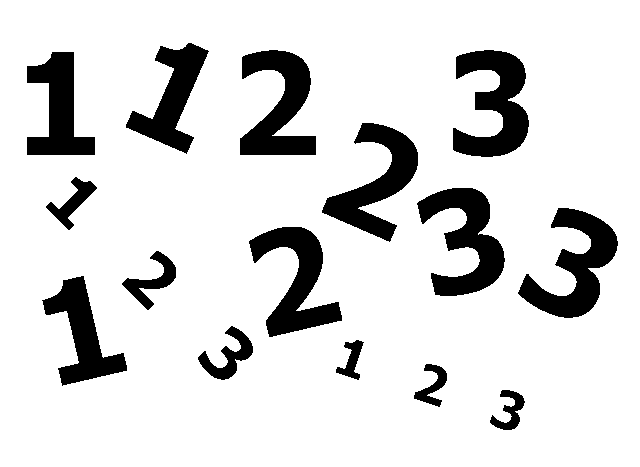
%> input picture Examples/123.bmp, 640 x 467 px
$ octave Bex_humoments.m   (GNU Octave 9; MATLAB toolbox functions it lacks are replaced by stand-ins)
%> lines starting %> are read from the running program, lines starting %| are printed output that depends on the picture; in (x1, y1, x2, y2) boxes, pixels count from 0 and x2, y2 are one past the last pixel; in counts of white or black regions, pixels touching at a corner belong together; the program's own positions count from 1
### FeatureExtraction/Bfx_geo.m
% [X,Xn] = Bfx_geo(R,options)
% [X,Xn] = Bfx_geo(L,options)
%
% Toolbox: Balu
%
%    Gemteric feature extraction.
%
%    This function calls gemetric feature extraction procedures of binary
%    image R or labelled image L.
%
%    X is the feature matrix (one feature per column, one sample per row),
%    Xn is the list with the names of these features (see Example
%    to see how it works).
%
%   Example 1: Extraction of one region image
%      b(1).name = 'hugeo';       b(1).options.show=1;         % Hu moments
%      b(2).name = 'flusser';     b(2).options.show=1;         % Flusser moments
%      b(3).name = 'fourierdes';  b(3).options.show=1;         % Fourier
%                                 b(3).options.Nfourierdes=12; % descriptors
%      options.b = b;
%      I = imread('testimg1.jpg');                             % input image
%      R = Bim_segbalu(I);                                     % segmentation
%      [X,Xn] = Bfx_geo(R,options);                            % geometric features
%      Bio_printfeatures(X,Xn)
%
%   Example 2: Extraction of multiple regions image
%      b(1).name = 'hugeo';       b(1).options.show=1;         % Hu moments
%      b(2).name = 'basicgeo';    b(2).options.show=1;         % basic geometric fetaures
%      b(3).name = 'fourierdes';  b(3).options.show=1;         % Fourier
%                                 b(3).options.Nfourierdes=12; % descriptors
%      options.b = b;
%      I = imread('rice.png');                                 % input image
%      [R,m] = Bim_segmowgli(I,ones(size(I)),40,1.5);          % segmentation
%      [X,Xn] = Bfx_geo(R,options);                            % geometric features
%      figure; hist(X(:,12));xlabel([Xn(12,:)])                % area histogramm
%      ii = find(abs(X(:,20))<15);                             % rice orientation
%      K = zeros(size(R));                                     % between -15 and 15 grad
%      for i=1:length(ii);K=or(K,R==ii(i));end
%      figure; imshow(K);title('abs(orientation)<15 grad')
%
%   See also Bfx_basicgeo, Bfx_hugeo, Bfx_flusser, Bfx_gupta,
%            Bfx_fitellipse, Bfx_fourierdes, Bfx_files.
%
% (c) D.Mery, PUC-DCC, 2010
% http://dmery.ing.puc.cl

function [X,Xn] = Bfx_geo(R,options)


if isempty(R)
    error('Bfx_geo: R is empty. Geometric features without segmentation has no sense.');
else
    b = options.b;
    n = length(b);
    m = int16(max(R(:)));
    X = [];
    for j=1:m
        Rj = R==j;
        Xj = [];
        Xnj = [];
        for i=1:n
            s = b(i).name;
            if sum(s(1:3)=='Bfx')~=3
                s = ['Bfx_' s];
            end
            if  ~exist(s,'file')
                error(sprintf('Bfx_geo: function %s does not exist.',b(i).name))
            end

            [Xi,Xni] = feval(s,Rj,b(i).options);
            Xj = [Xj Xi];
            Xnj = [Xnj; Xni];
        end
        X = [X;Xj];
    end
    Xn = Xnj;
end

### InputOutput/Bio_statusbar.m
%Display a status/progress bar and inform about the elapsed
%as well as the remaining time (linear estimation).
%
%Synopsis:
%
%  f = Bio_statusbar
%      Get all status/progress bar handles.
%
%  f = Bio_statusbar(title)
%      Create a new status/progress bar. If title is an empty
%      string, the default 'Progress ...' will be used.
%
%  f = Bio_statusbar(title,f)
%      Reset an existing status/progress bar or create a new
%      if the handle became invalid.
%
%  f = Bio_statusbar(done,f)
%      For 0 < done < 1, update the progress bar and the elap-
%      sed time. Estimate the remaining time until completion.
%      On user abort, return an empty handle.
%
%  v = Bio_statusbar('on')
%  v = Bio_statusbar('off')
%      Set default visibility for new statusbars and return
%      the previous setting.
%
%  v = Bio_statusbar('on',f)
%  v = Bio_statusbar('off',f)
%      Show or hide an existing statusbar and return the last
%      visibility setting.
%
%  delete(Bio_statusbar)
%      Remove all status/progress bars.
%
%  drawnow
%      Refresh all GUI windows.
%
% Example:
%     f=Bio_statusbar('Wait some seconds ...');
%     for p=0:0.01:1
%        pause(0.2);
%        if isempty(Bio_statusbar(p,f))
%           break;
%        end
%     end
%     if ishandle(f)
%        delete(f);
%     end
%
% Copyright (c) 2004, Marcel Leutenegger
% All rights reserved.
%
% Redistribution and use in source and binary forms, with or without
% modification, are permitted provided that the following conditions are
% met:
%
%     * Redistributions of source code must retain the above copyright
%       notice, this list of conditions and the following disclaimer.
%     * Redistributions in binary form must reproduce the above copyright
%       notice, this list of conditions and the following disclaimer in
%       the documentation and/or other materials provided with the distribution
%     * Neither the name of the Ecole Polytechnique F??d??rale de Lausanne,
%       Laboratoire d'Optique Biom??dicale nor the names
%       of its contributors may be used to endorse or promote products derived
%       from this software without specific prior written permission.
%
% THIS SOFTWARE IS PROVIDED BY THE COPYRIGHT HOLDERS AND CONTRIBUTORS "AS IS"
% AND ANY EXPRESS OR IMPLIED WARRANTIES, INCLUDING, BUT NOT LIMITED TO, THE
% IMPLIED WARRANTIES OF MERCHANTABILITY AND FITNESS FOR A PARTICULAR PURPOSE
% ARE DISCLAIMED. IN NO EVENT SHALL THE COPYRIGHT OWNER OR CONTRIBUTORS BE
% LIABLE FOR ANY DIRECT, INDIRECT, INCIDENTAL, SPECIAL, EXEMPLARY, OR
% CONSEQUENTIAL DAMAGES (INCLUDING, BUT NOT LIMITED TO, PROCUREMENT OF
% SUBSTITUTE GOODS OR SERVICES; LOSS OF USE, DATA, OR PROFITS; OR BUSINESS
% INTERRUPTION) HOWEVER CAUSED AND ON ANY THEORY OF LIABILITY, WHETHER IN
% CONTRACT, STRICT LIABILITY, OR TORT (INCLUDING NEGLIGENCE OR OTHERWISE)
% ARISING IN ANY WAY OUT OF THE USE OF THIS SOFTWARE, EVEN IF ADVISED OF THE
% POSSIBILITY OF SUCH DAMAGE.

function f=Bio_statusbar(p,f)
persistent visible;
%vr2014b = strcmp(version('-release'),'2014b');
vr_new  = versionyear()>=2014;

if nargin < nargout           % get handles
    o='ShowHiddenHandles';
    t=get(0,o);
    set(0,o,'on');
    f=findobj(get(0,'Children'),'flat','Tag','StatusBar');
    set(0,o,t);
    return;
end
curtime=86400*now;
if vr_new
    tt = nargin == 2 && isa(check(f),'matlab.ui.Figure');
else
    tt = nargin == 2 && check(f);
end
if nargin & ischar(p)
    if isequal(p,'on') | isequal(p,'off')
        if nargin == 2
            if check(f)             % show/hide
                v=get(f,'Visible');
                set(f,'Visible',p);
            end
        else
            v=visible;
            visible=p;              % default
            if ~strcmp(v,'off')
                v='on';
            end
        end
        if nargout
            f=v;
        end
    else
        if nargin == 2 & check(f)  % reset
            modify(f,'Line','XData',[4 4 4]);
            modify(f,'Rect','Position',[4 54 0.1 22]);
            modify(f,'Done','String','0');
            modify(f,'Time','String','0:00:00');
            modify(f,'Task','String','0:00:00');
        else
            f=create(visible);      % create
        end
        if p
            set(f,'Name',p);
        end
        set(f,'CloseRequestFcn','set(gcbo,''UserData'',-abs(get(gcbo,''UserData'')));','UserData',[curtime curtime 0]);
    end
    drawnow;
elseif tt % update
    t=get(f,'UserData');
    if any(t < 0)              % confirm
        if p >= 1 | isequal(questdlg({'Are you sure to stop the execution now?',''},'Abort requested','Stop','Resume','Resume'),'Stop')
            delete(f);
            f=[];                % interrupt
            return;
        end
        t=abs(t);
        set(f,'UserData',t);    % continue
    end
    p=min(1,max([0 p]));
    %
    % Refresh display if
    %
    %  1. still computing
    %  2. computation just finished
    %    or
    %     more than a second passed since last refresh
    %    or
    %     more than 0.4% computed since last refresh
    %
    if any(t) & (p >= 1 | curtime-t(2) > 1 | p-t(3) > 0.004)
        set(f,'UserData',[t(1) curtime p]);
        t=round(curtime-t(1));
        h=floor(t/60);
        modify(f,'Line','XData',[4 4+248*p 4+248*p]);
        modify(f,'Rect','Position',[4 54 max(0.1,248*p) 22]);
        modify(f,'Done','String',sprintf('%u',floor(p*100+0.5)));
        modify(f,'Time','String',sprintf('%u:%02u:%02u',[floor(h/60);mod(h,60);mod(t,60)]));
        if p > 0.05 | t > 60
            t=ceil(t/p-t);
            if t < 1e7
                h=floor(t/60);
                modify(f,'Task','String',sprintf('%u:%02u:%02u',[floor(h/60);mod(h,60);mod(t,60)]));
            end
        end
        if p == 1
            set(f,'CloseRequestFcn','delete(gcbo);','UserData',[]);
        end
        drawnow;
    end
end
if ~nargout
    clear;
end


%Check if a given handle is a progress bar.
%
% [18 lines left out: function check, not called in this run]

%Create the progress bar.
%
% [33 lines left out: function create, not called in this run]


%Modify an object property.
%
function modify(f,t,p,v)
set(findobj(f,'Tag',t),p,v);

function y = versionyear()
st = version('-release');
y  = str2num(st(1:4)); %#ok<ST2NM>

### Miscellaneous/clb.m
% clb
%
% Toolbox: Balu
%    Close all windows.
%
% D.Mery, PUC-DCC, Apr. 2008-2019
% http://dmery.ing.puc.cl

delete(Bio_statusbar)
close all

### Miscellaneous/clt.m
% clt
%
% Toolbox: Balu
%    Clear all variables and close all windows.
%
% D.Mery, PUC-DCC, Apr. 2008-2019
% http://dmery.ing.puc.cl


clearvars
clb
disp('All windows closed & all variables deleted.')
drawnow

### Examples/Bex_humoments.m
% Bex_humoments
%
% Toolbox: Balu
%    Example: Separation between 1, 2 and 3 using Hu moments.
%
%    A very good separability is achieved using moments 2 and 4.
%
% (c) GRIMA-DCCUC, 2011
% http://grima.ing.puc.cl

clt
% Definitions
k           = [2 4];                      % selected features

Itrain      = imread('123.bmp');
%> Itrain: size 467x640 logical; 85.8% white; 15 black regions, largest, box (x1, y1, x2, y2) and area: (453, 50, 529, 157) 4592, (518, 208, 618, 318) 4591, (417, 188, 505, 296) 4552
Rtrain      = imdilate(not(Itrain),ones(3,3));
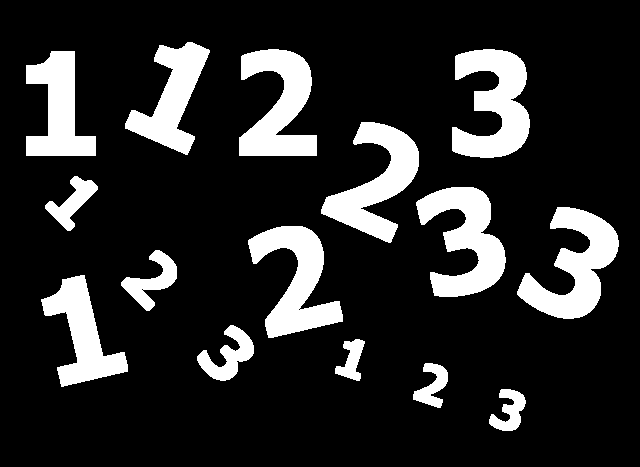
%> Rtrain: size 467x640 logical; 16.3% white; 15 white regions, largest, box (x1, y1, x2, y2) and area: (517, 207, 619, 319) 5218, (452, 49, 530, 158) 5178, (416, 187, 506, 297) 5164
[Ltrain,n]  = bwlabel(Rtrain,4);
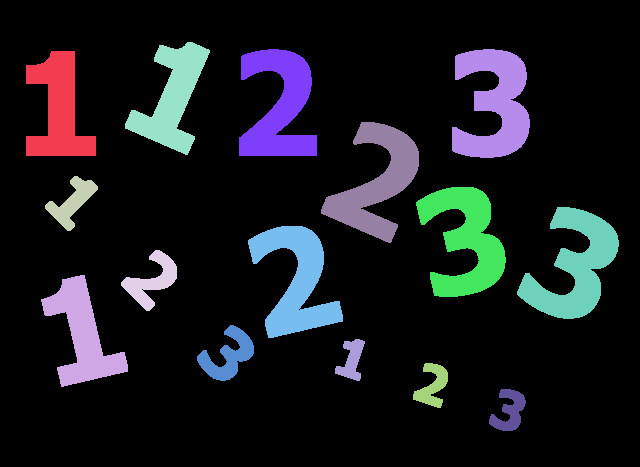
%> Ltrain: size 467x640 double; 16 distinct labels, from 0 to 15; one colour per label, 0 black
%> n = 15
Ltrain      = bwlabel(Rtrain,8);
imshow(Ltrain,[])
d = [1 1 1 2 1 3 2 2 2 1 2 3 3 3 3]';    % ideal classification
b.name      = 'hugeo';
b.options.show = 1;                      % basic geometric features
op.b        = b;
[Xtrain,Xn] = Bfx_geo(Ltrain,op);        % geometric features
%> the loop in Bfx_geo, `for j=1:m` made 1 pass
%> pass 1, in Bfx_geo, `Rj = R==j;`:
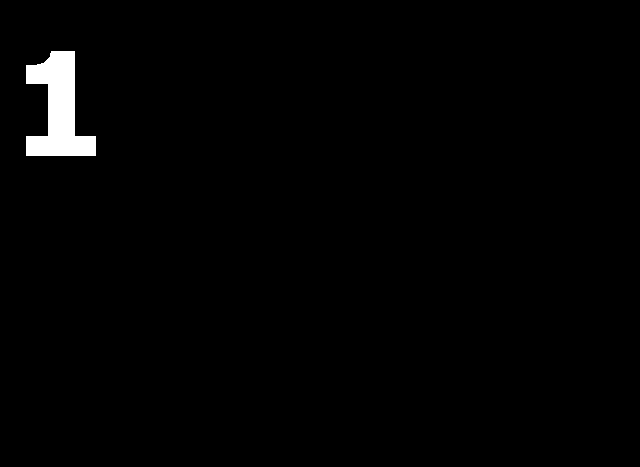
%> Rj: size 467x640 logical; 1.4% white; 1 white region, box (x1, y1, x2, y2) and area: (26, 51, 96, 156) 4126
%> the run ends on the next line
